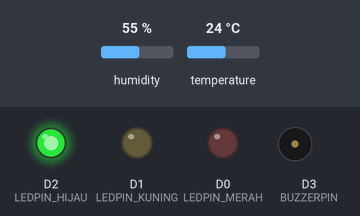
Bench run of a sketch on a simulated ESP8266 (NodeMCU). Shown: output pins drawn as LEDs (lit = HIGH), buzzer (waves = sounding). Inputs (shaded band) come from the test bench; at power-on: temperature 24 °C, humidity 55 %. WiFi joins after 1.5 s; servers stay silent unless stated; what the sketch prints to the serial monitor is not drawn.

Above: at 2.7 s.
2.8 s: temperature set to 28 °C
6.8 s: temperature set to 31 °C
At 9.0 s:
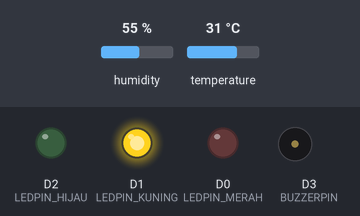
10.8 s: temperature set to 35 °C
14.8 s: temperature set to 38 °C
At 17.4 s:
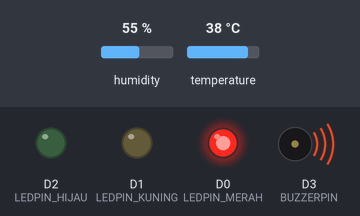
18.8 s: temperature set to 12 °C
At 20.6 s:
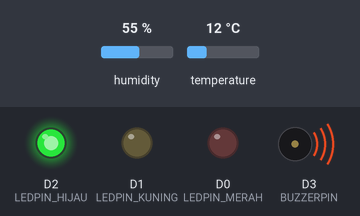
22.8 s: temperature set to 41 °C
At 23.8 s:
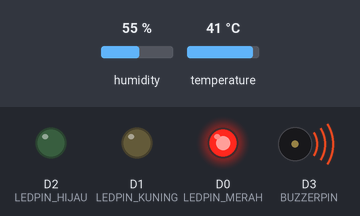
Timing chart, 0 to 25.8 s (numbered marks = the images above; inputs shaded):
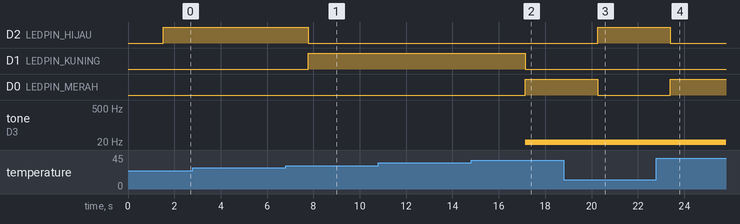

The sketch:

Posttest3_Thingspeak-Led-Sensor-Buzzer.ino
```cpp
#include <ThingSpeak.h> //library platform thingspeak
#include <ESP8266WiFi.h> //library Wifi NodeMCU ESP8266
#include <WiFiClient.h> //library client
#include <DHT.h> //library DHT
#include<ESP8266WebServer.h> //library webserver


#define DHTPIN D5 // mendefinisikan pin D4 sebagai pin DHT
#define DHTTYPE DHT11 //mendefinisikan type dari DHT
DHT dht(DHTPIN, DHTTYPE);


ESP8266WebServer server(80);

unsigned int value;

int Led_Merah = 0;
int Led_Kuning = 0;
int Led_Hijau = 0;
int BUZZER = 0;

float Celsius;
float Fahrenheit;
float Kelvin;

const int LEDPIN_MERAH = D0;
const int LEDPIN_KUNING = D1;
const int LEDPIN_HIJAU = D2;
const int BUZZERPIN = D3;

const char *ssid = "Xiaomi 12T"; //setting nama wifi
const char *password = "sebentar"; //password wifi
WiFiClient client; //mengecek jika client sudah terhubung

unsigned long channel = 2471705; //ID akun ThingSpeak
const char * myWriteAPIKey = "TJJPBYH5C8VSPV36"; //memasukan apikey

void setup() {
  Serial.begin(9600); //memulai komunikasi serial dengan baud rate 115200
  dht.begin(); //memulai sensor DHT.
  pinMode(BUZZERPIN, OUTPUT);
  pinMode(LEDPIN_MERAH, OUTPUT);
  pinMode(LEDPIN_KUNING, OUTPUT);
  pinMode(LEDPIN_HIJAU, OUTPUT);

  digitalWrite(LEDPIN_MERAH, 0);
  digitalWrite(LEDPIN_KUNING, 0);
  digitalWrite(LEDPIN_HIJAU, 0);

  ThingSpeak.begin(client);

  Serial.println();
  Serial.print("Connecting to ");
  Serial.println(ssid);
  WiFi.begin(ssid, password); //menghubungkan dengan wifi router
  while (WiFi.status() != WL_CONNECTED){ //Cek koneksi Wifi.
    delay(500);
    Serial.print(".");
  }
  Serial.println("");
  Serial.println("WiFi connected");
  Serial.println(WiFi.localIP());
  ThingSpeak.begin(client);

  server.on("/", handleRoot);

  server.begin();
}

void handleRoot() {
  String content = "<h1> Monitor Value Komponen Kelompok 3 IOT B </h1> <br> Suhu Celsius = " + String(Celsius) + "<br>" + "Suhu Fahrenheit = " + String(Fahrenheit) + "<br>" + "Suhu Kelvin = " + String(Kelvin);
  server.send(200, "text/html", content);
}

void loop() {
  server.handleClient();
  Celsius = dht.readTemperature();
  Fahrenheit = (Celsius * 9 / 5) + 32;
  Kelvin = Celsius + 273.15;

  if (Celsius > 36) {
    digitalWrite(LEDPIN_MERAH, 1);
    digitalWrite(LEDPIN_KUNING, 0);
    digitalWrite(LEDPIN_HIJAU, 0);
    Led_Merah = 1;
    Led_Kuning = 0;
    Led_Hijau = 0;
    BUZZER = 10;
    tone(BUZZERPIN, BUZZER);
  } else if (Celsius <= 36 && Celsius >= 30) {
    digitalWrite(LEDPIN_MERAH, 0);
    digitalWrite(LEDPIN_KUNING, 1);
    digitalWrite(LEDPIN_HIJAU, 0);
    Led_Merah = 0;
    Led_Kuning = 1;
    Led_Hijau = 0;
    BUZZER = 0;
    noTone(BUZZERPIN);
  } else if (Celsius < 30) {
    digitalWrite(LEDPIN_MERAH, 0);
    digitalWrite(LEDPIN_KUNING, 0);
    digitalWrite(LEDPIN_HIJAU, 1);
    Led_Merah = 0;
    Led_Kuning = 0;
    Led_Hijau = 1;
    BUZZER = 0;
    noTone(BUZZERPIN);
  }

  ThingSpeak.writeField(channel, 1, BUZZER, myWriteAPIKey); // tulis isi field (Channel, field number, data input, apikey) = Buzzer
  ThingSpeak.writeField(channel, 2, Celsius, myWriteAPIKey); // tulis isi field (Channel, field number, data input, apikey) = Suhu Celsius
  ThingSpeak.writeField(channel, 3, Fahrenheit, myWriteAPIKey); // tulis isi field (Channel, field number, data input, apikey) = Suhu Fahrenheit
  ThingSpeak.writeField(channel, 4, Kelvin, myWriteAPIKey); // tulis isi field (Channel, field number, data input, apikey) = Suhu Kelvin
  ThingSpeak.writeField(channel, 5, Led_Merah, myWriteAPIKey); // tulis isi field (Channel, field number, data input, apikey) = Led Merah
  ThingSpeak.writeField(channel, 6, Led_Kuning, myWriteAPIKey); // tulis isi field (Channel, field number, data input, apikey) = Led Kuning
  ThingSpeak.writeField(channel, 7, Led_Hijau, myWriteAPIKey); // tulis isi field (Channel, field number, data input, apikey) = Led Hijau

  delay(1000);
}
```

Measured:
- the behaviour switches between 29 and 30 °C on temperature (found by bisection; images 0 and 1)
- the behaviour switches between 36 and 37 °C on temperature (found by bisection; images 1 and 2)
- after the input at 2.8 s, every drawn part: stays the same
- after the input at 6.8 s, D2 (LEDPIN_HIJAU): HIGH → LOW after 0.97 s; D1 (LEDPIN_KUNING): LOW → HIGH after 0.97 s
- after the input at 10.8 s, every drawn part: stays the same
- after the input at 14.8 s, D1 (LEDPIN_KUNING): HIGH → LOW after 2.3 s; D0 (LEDPIN_MERAH): LOW → HIGH after 2.3 s; tone on D3 (BUZZERPIN): silent → 10 Hz after 2.3 s
- after the input at 18.8 s, D2 (LEDPIN_HIJAU): LOW → HIGH after 1.5 s; D0 (LEDPIN_MERAH): HIGH → LOW after 1.5 s
- after the input at 22.8 s, D2 (LEDPIN_HIJAU): HIGH → LOW after 0.59 s; D0 (LEDPIN_MERAH): LOW → HIGH after 0.59 s
